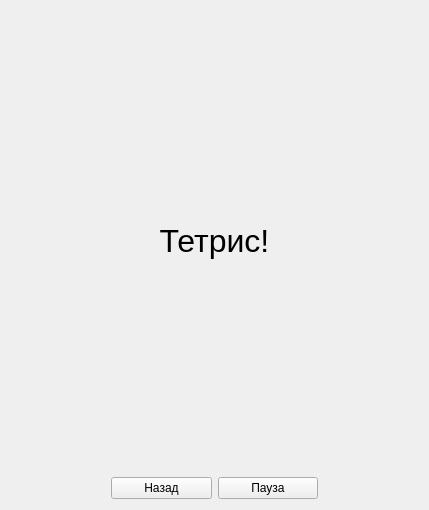
<?xml version="1.0" encoding="UTF-8"?>
<ui version="4.0">
 <class>Form</class>
 <widget class="QWidget" name="Form">
  <property name="geometry">
   <rect>
    <x>0</x>
    <y>0</y>
    <width>429</width>
    <height>510</height>
   </rect>
  </property>
  <property name="windowTitle">
   <string>Form</string>
  </property>
  <layout class="QVBoxLayout" name="verticalLayout_2">
   <item>
    <layout class="QVBoxLayout" name="verticalLayout" stretch="9,1">
     <property name="sizeConstraint">
      <enum>QLayout::SetDefaultConstraint</enum>
     </property>
     <item>
      <widget class="QLabel" name="label">
       <property name="font">
        <font>
         <pointsize>24</pointsize>
        </font>
       </property>
       <property name="text">
        <string>Тетрис!</string>
       </property>
       <property name="alignment">
        <set>Qt::AlignCenter</set>
       </property>
      </widget>
     </item>
     <item>
      <layout class="QHBoxLayout" name="horizontalLayout">
       <property name="spacing">
        <number>6</number>
       </property>
       <item>
        <spacer name="horizontalSpacer">
         <property name="orientation">
          <enum>Qt::Horizontal</enum>
         </property>
         <property name="sizeHint" stdset="0">
          <size>
           <width>40</width>
           <height>20</height>
          </size>
         </property>
        </spacer>
       </item>
       <item>
        <widget class="QPushButton" name="toMenuViewButton">
         <property name="sizePolicy">
          <sizepolicy hsizetype="Expanding" vsizetype="Fixed">
           <horstretch>0</horstretch>
           <verstretch>0</verstretch>
          </sizepolicy>
         </property>
         <property name="text">
          <string>Назад</string>
         </property>
        </widget>
       </item>
       <item>
        <widget class="QPushButton" name="pauseButton">
         <property name="sizePolicy">
          <sizepolicy hsizetype="Expanding" vsizetype="Fixed">
           <horstretch>0</horstretch>
           <verstretch>0</verstretch>
          </sizepolicy>
         </property>
         <property name="text">
          <string>Пауза</string>
         </property>
        </widget>
       </item>
       <item>
        <spacer name="horizontalSpacer_2">
         <property name="orientation">
          <enum>Qt::Horizontal</enum>
         </property>
         <property name="sizeHint" stdset="0">
          <size>
           <width>40</width>
           <height>20</height>
          </size>
         </property>
        </spacer>
       </item>
      </layout>
     </item>
    </layout>
   </item>
  </layout>
 </widget>
 <resources/>
 <connections/>
</ui>
